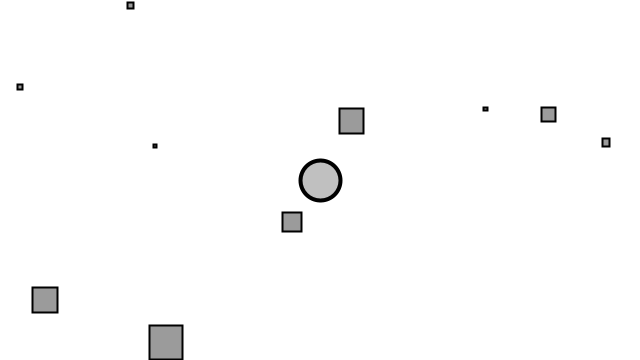
Frame 1 (no input)
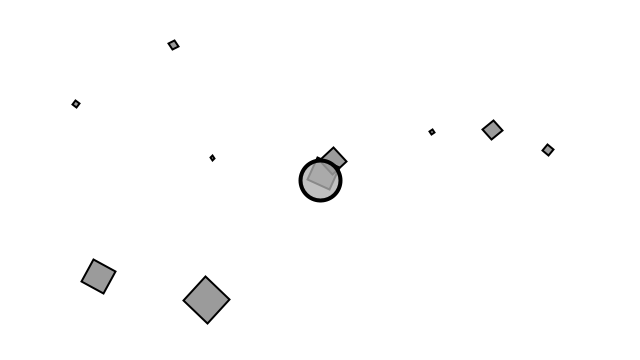
Frame 60 (the mouse pressed at the canvas centre just before this capture)
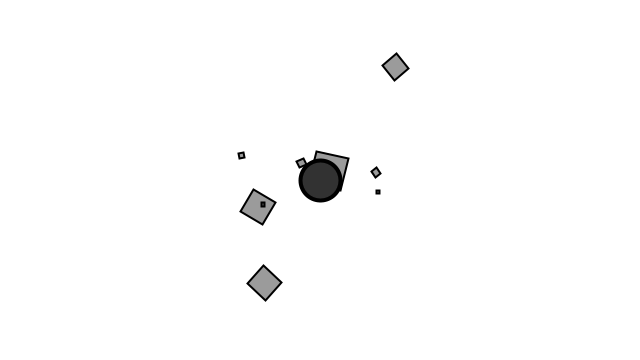
Frame 120 (the mouse held since frame 60 and released just before this capture)

The Processing sketch that drew these frames (run headless with seeded random() and noise(); from frame 60 on, the mouse is pressed at the canvas centre):

// Processing sketch: build
// ── build.pde
// Attractor class
class Attractor {
  float mass;
  PVector location;
  float G;
  boolean dragging = false;
  PVector dragOffset;
  boolean rollover = false;


  Attractor() {
    location = new PVector(width/2,height/2);
    mass = 20;
    G = 1;
    dragOffset = new PVector(0.0,0.0);
  }

  PVector attract(Mover m) {
    PVector force = PVector.sub(location, m.location);
    float distance = force.mag();
    distance = constrain(distance, 5.0, 25.0);

    force.normalize();
    float strength = (G * mass * m.mass) / (distance * distance);
    force.mult(strength);
    return force;
  }

  void display() {
    ellipseMode(CENTER);
    strokeWeight(4);
    stroke(0);
    if (dragging) fill(50);
    else if (rollover) fill(100);
    else fill(175, 200);
    ellipse(location.x, location.y, mass*2, mass*2);
  }

  // Mouse interaction
  void clicked(int mx, int my) {
    float d = dist(mx, my, location.x, location.y);
    if (d < mass) {
      dragging = true;
      dragOffset.x = location.x-mx;
      dragOffset.y = location.y-my;
    }
  }

  void hover(int mx, int my) {
    float d = dist(mx, my, location.x, location.y);
    if (d < mass) {
      rollover = true;
    } else {
      rollover = false;
    }
  }

  void stopDragging() {
    dragging = false;
  }

  void drag() {
    if(dragging) {
      location.x = mouseX + dragOffset.x;
      location.y = mouseY + dragOffset.y;
    }
  }

}

// Mover Class
class Mover {

  PVector location;
  PVector velocity;
  PVector acceleration;
  float mass;

  float a = 0.0;
  float aVeclocity = 0.0;
  float aAcceleration = 0.001;

  Mover(float m, float x, float y) {
    location = new PVector(x, y);
    velocity = new PVector(0, 0);
    acceleration = new PVector(0, 0);
    mass = m;
  }

  void update() {
    aAcceleration = acceleration.x/10.0;
    a += aVeclocity;
    aVeclocity += aAcceleration;
    velocity.add(acceleration);
    location.add(velocity);
    // Reset acceleration
    acceleration.mult(0);
  }

  // F = MA
  void applyForce(PVector force) {
    // New vector
    PVector f = PVector.div(force, mass);
    acceleration.add(f);
  }

  void display() {
    stroke(0);
    strokeWeight(2);
    fill(0, 100);
    pushMatrix();
    translate(location.x, location.y);
    rotate(a);
    rectMode(CENTER);
    rect(0, 0, mass*25, mass*25);
    popMatrix();
  }

}


Mover[] movers = new Mover[10];
Attractor a;

void setup() {
  size(640, 360);
  for(int i = 0; i < movers.length; i++) {
    movers[i] = new Mover(random(0.1,2), random(width), random(height));
  }
  a = new Attractor();
}

void draw() {
  background(255);

  for (int i = 0; i < movers.length; i++) {
    PVector force = a.attract(movers[i]);
    movers[i].applyForce(force);
    movers[i].update();
    movers[i].display();
  }

  a.display();
  a.drag();
  a.hover(mouseX, mouseY);
}

void mousePressed() {
  a.clicked(mouseX, mouseY);
}

void mouseReleased() {
  a.stopDragging();
}
